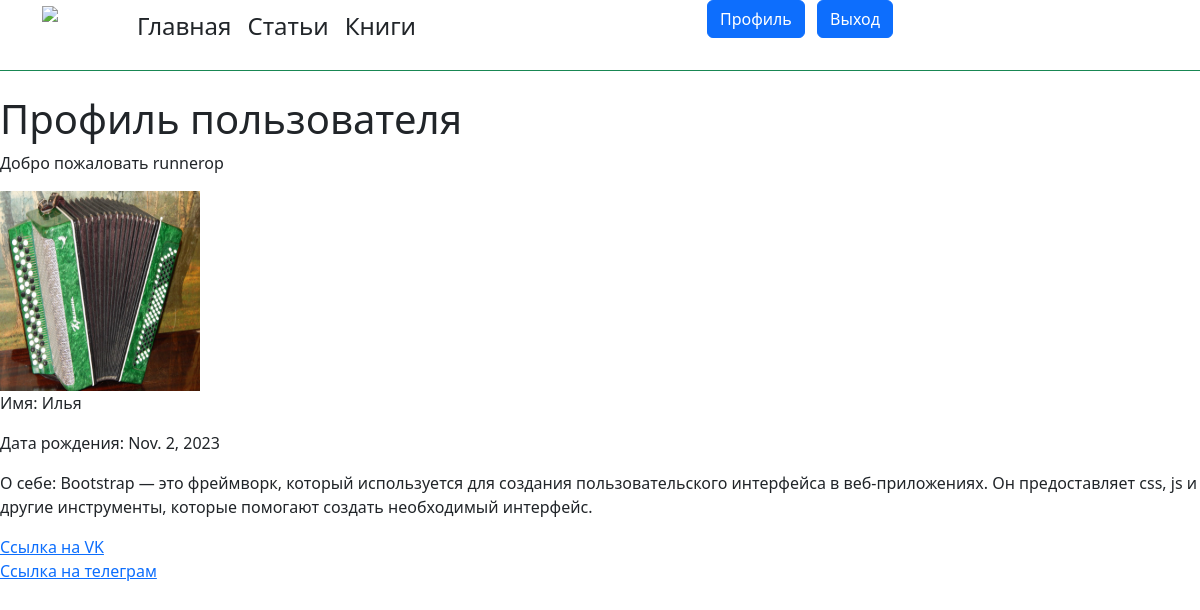
/accounts/profile/ (signed in), run on the app's committed database.
### classviewshome/models.py (models this page shows)
class CustomUser(AbstractUser):
    full_name = models.CharField(max_length=250, verbose_name="ФИО", blank=True, null=True)
    birth_date = models.DateField(verbose_name="Дата рождения", blank=True, null=True)
    bio = models.TextField(null=True, blank=True)
    profile_pic = models.ImageField(null=True, blank=True, upload_to="images/profile/")
    vk = models.CharField(max_length=50, null=True, blank=True)
    telegram = models.CharField(max_length=50, null=True, blank=True)

### classviewshome/views.py (the view)
# urls.py: path('accounts/profile/', ProfileView.as_view(), name='profile'),
class ProfileView(TemplateView):
    template_name = 'classviewshome/profile.html'
    @method_decorator(login_required)
    def dispatch(self, *args, **kwargs):
        return super().dispatch(*args, **kwargs)
    def get_context_data(self, **kwargs):
        context = super().get_context_data(**kwargs)
        context['user'] = self.request.user
        return context

### classviewshome/templates/classviewshome/profile.html
{% extends 'base.html' %}
{% block content %}
 <h1>Профиль пользователя</h1>
    <p>Добро пожаловать {{ user.username }}</p>
    <img src="{{ user.profile_pic.url }}" height=200 width=200>
    <p>Имя: {{ user.full_name }} </p>
    <p>Дата рождения: {{ user.birth_date }} </p>
    <p>О себе: {{ user.bio }}</p>
    <a href="{{ user.vk }}"> Ссылка на VK</a> <br>
    <a href="{{ user.telegram }}"> Ссылка на телеграм</a> <br>
{% endblock content %}

### data on the page
CustomUser: username "runnerop", profile_pic (picture), full_name "Илья", birth_date "Nov. 2, 2023", bio "Bootstrap — это фреймворк, который используется для создания пользовательского интерфейса в веб-приложениях. Он предоставляет css, js и другие инструменты, которые помогают создать необходимый интерфейс."
